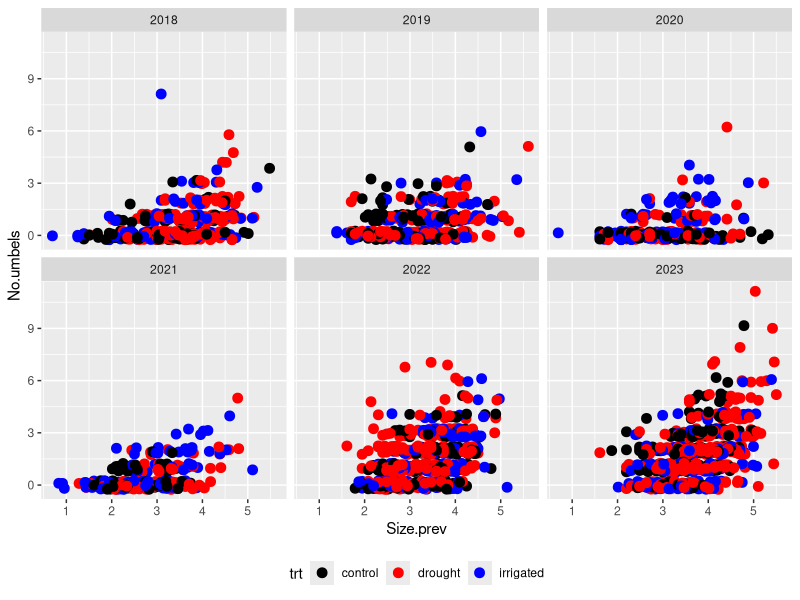
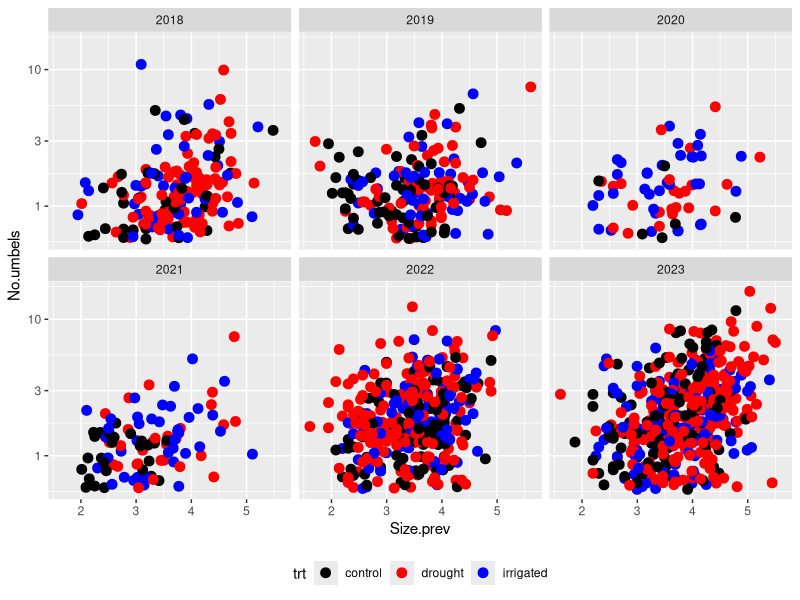
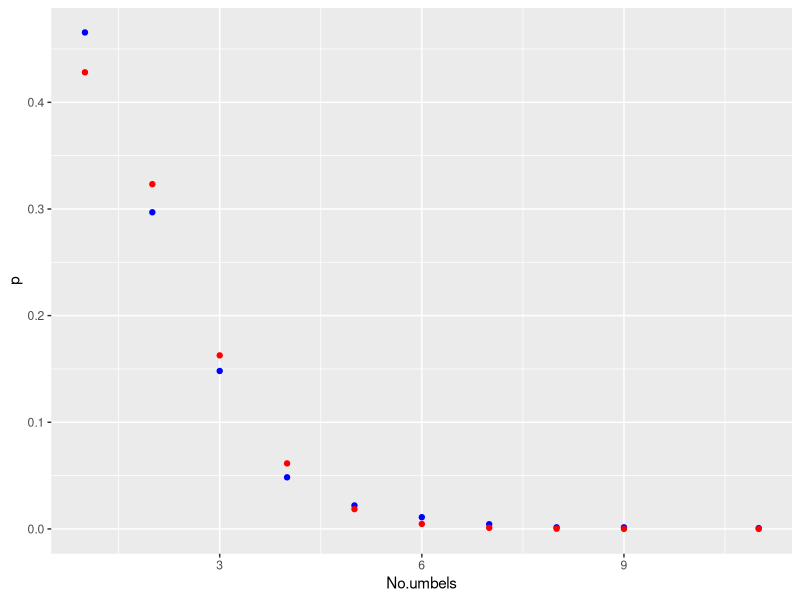

R code for these plots, in order: (Note: this script raises an error after producing the figures.)
# Init a script for looking at the number of umbels produced per plant

library(ggplot2)
library(dplyr)
library(tidyr)
library(glmmTMB)

rm(list = ls())

# Read in demo data
# also - add treatment data and clip the coordinates out of the plant ID
demo = read.csv('01_data_cleaning/out/demo_imputed_survival.csv') %>%
  merge(read.csv('00_raw_data/plot_treatments.csv') %>% rename(Plot = plot)) %>%
  separate(plantid, into = c('tag', 'plot', 'coord'), sep = '_', remove = FALSE) %>%
  select(-coord) %>%
  unite(tagplot, c(tag, plot))

head(demo)
length(unique(demo$plantid))
length(unique(demo$tagplot)) # hmm... okay maybe tagplot is not necessary

demo %>% 
  group_by(tagplot) %>% 
  filter(any(duplicated(Year))) %>% 
  arrange(tagplot, Year) #%>% View()
# that's it... maybe run this analysis just using plantid

demo.w.prev = merge(
  # This year's flowering info
  x = demo %>% select(-c(Stalk_Height, tagplot, obs.alive)),
  y = demo %>%
    # Align years
    mutate(Year = Year + 1) %>%
    select(Year, plantid, No.leaves, Leaf.length, No.umbels, demo.note, proc.note),
  by = c('plantid', 'Year'), suffixes = c('', '.prev')
)

head(demo.w.prev)

demo.w.prev = demo.w.prev %>%
  # Give me only the living plants with size measurements
  filter(!is.na(No.leaves), !is.na(Leaf.length), No.leaves > 0) %>%
  # Also give me only the plants where we have size measurements in the prior year
  filter(!is.na(No.leaves.prev), !is.na(Leaf.length.prev), No.leaves.prev > 0) %>%
  # Add previous size
  mutate(Size.prev = log(No.leaves.prev * Leaf.length.prev)) %>%
  # Change NA umbel count to zero
  mutate(No.umbels = ifelse(is.na(No.umbels), 0, No.umbels))

head(demo.w.prev)

# demo.w.prev %>% filter(is.na(No.umbels) | is.na(Size.prev))

demo.w.prev %>%
  # Forgot that 2016 sizes are bunk
  filter(Year > 2017) %>%
  ggplot(aes(x = Size.prev, y = No.umbels, colour = trt)) +
  geom_point(position = position_jitter(height = 0.25), size = 3) +
  scale_colour_manual(values = c('black', 'red', 'blue')) +
  facet_wrap(~ Year) +
  theme(legend.position = 'bottom')
# Sure looks lto me like there are more umbels on larger plants...

# Get a dataset with just flowering plants
flwr.w.prev = demo.w.prev %>% filter(No.umbels > 0, Year > 2017)

flwr.w.prev %>%
  ggplot(aes(x = Size.prev, y = No.umbels, colour = trt)) +
  geom_point(position = position_jitter(height = 0.25), size = 3) +
  scale_colour_manual(values = c('black', 'red', 'blue')) +
  scale_y_log10() +
  facet_wrap(~ Year) +
  theme(legend.position = 'bottom')

# Look at variance

flwr.w.prev %>%
  group_by(No.umbels) %>%
  summarise(n = n()) %>%
  mutate(p = n / sum(n)) %>%
  mutate(mean = sum(No.umbels * p)) %>%
  # wolfram alpha tells me this gives lambda approx 1.51
  mutate(
    lambda = 1.51,
    expected = lambda^No.umbels / ((exp(lambda) - 1) * factorial(No.umbels))
  ) %>%
  ggplot(aes(x = No.umbels)) +
  geom_point(aes(y = p), colour = 'blue') +
  geom_point(aes(y = expected), colour = 'red')
# not that far off...

var(flwr.w.prev$No.umbels) # observed variance ~ 1.472
with(l <- 1.51, ((l + l^2) / (1 - exp(-l))) - (l^2 / (1-exp(-l))^2)) # expected variance is ~1.10
# actually this is fine for a poisson I think

##### Run models

u_0 = glmmTMB(
  No.umbels ~ (1 | Plot / plantid) + (1 | Year),
  data = flwr.w.prev,
  ziformula = ~ 0,
  family = truncated_poisson()
)

summary(u_0)
# diagnose(u_0)

u_s = glmmTMB(
  No.umbels ~ Size.prev + (1 | Plot / plantid) + (1 | Year),
  data = flwr.w.prev,
  family = truncated_poisson()
)

summary(u_s) # significant effect
# diagnose(u_s)

u_s_t = glmmTMB(
  No.umbels ~ Size.prev + trt + (1 | Plot / plantid) + (1 | Year),
  data = flwr.w.prev,
  family = truncated_poisson()
)

summary(u_s_t)
# hmm...

anova(u_s_t, u_s, u_0)
# so... no treatment effects here, once again, lmao
# I also tried an interaction - also n.s.

# unless we look at treatment effects varying by year...
u_s_ty = glmmTMB(
  No.umbels ~ Size.prev + (1 | Plot / plantid) + (trt | Year),
  data = flwr.w.prev,
  family = truncated_poisson()
)
# convergence issue, unsurprisingly
rm(u_s_ty)

# Size relationship varying by year

u_sy = glmmTMB(
  No.umbels ~ (1 | Plot / plantid) + (Size.prev | Year),
  data = flwr.w.prev,
  family = truncated_poisson()
)

summary(u_sy)
anova(u_sy, u_s)
# lmao damn

summary(u_s)

hist(unlist(ranef(u_s)$cond$Year))
plot(unlist(ranef(u_s)$cond$Year))
# it is increasing with time...

hist(unlist(ranef(u_s)$cond$Plot))
ranef(u_s)$cond$Plot %>%
  cbind(plot = row.names(.)) %>%
  merge(y = read.csv('00_raw_data/plot_treatments.csv')) %>%
  ggplot(aes(x = trt, y = `(Intercept)`, colour = trt)) +
  geom_point(size = 4) +
  scale_colour_manual(values = c('black', 'red', 'blue'))
# interesting... two of the control plots have the lowest intercepts...

hist(unlist(ranef(u_s)$cond$`plantid:Plot`))
# ooof okay this is not normally distributed...
ranef(u_s)$cond$`plantid:Plot` %>% filter(`(Intercept)` > 0.3) %>% row.names()
# what's up with these ones?

demo %>% 
  filter(plantid %in% c('3123_13_5H', '3354_15_11B', '3610_1_0C', '3360_4_2G'))
# damn... these ones are just prolific I guess
# 11 umbels... damn
